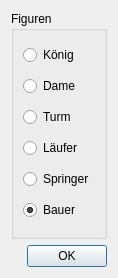
<?xml version="1.0" encoding="UTF-8"?>
<ui version="4.0">
 <class>Dialog</class>
 <widget class="QDialog" name="Dialog">
  <property name="geometry">
   <rect>
    <x>0</x>
    <y>0</y>
    <width>118</width>
    <height>278</height>
   </rect>
  </property>
  <property name="windowTitle">
   <string>Dialog</string>
  </property>
  <layout class="QVBoxLayout" name="verticalLayout_2">
   <item>
    <widget class="QGroupBox" name="groupBox">
     <property name="title">
      <string>Figuren</string>
     </property>
     <layout class="QVBoxLayout" name="verticalLayout">
      <item>
       <widget class="QRadioButton" name="radioButton_2">
        <property name="text">
         <string>König</string>
        </property>
       </widget>
      </item>
      <item>
       <widget class="QRadioButton" name="radioButton">
        <property name="text">
         <string>Dame</string>
        </property>
       </widget>
      </item>
      <item>
       <widget class="QRadioButton" name="radioButton_3">
        <property name="text">
         <string>Turm</string>
        </property>
       </widget>
      </item>
      <item>
       <widget class="QRadioButton" name="radioButton_4">
        <property name="text">
         <string>Läufer</string>
        </property>
       </widget>
      </item>
      <item>
       <widget class="QRadioButton" name="radioButton_5">
        <property name="text">
         <string>Springer</string>
        </property>
       </widget>
      </item>
      <item>
       <widget class="QRadioButton" name="radioButton_7">
        <property name="text">
         <string>Bauer</string>
        </property>
        <property name="checked">
         <bool>true</bool>
        </property>
       </widget>
      </item>
     </layout>
    </widget>
   </item>
   <item>
    <widget class="QDialogButtonBox" name="buttonBox">
     <property name="standardButtons">
      <set>QDialogButtonBox::Ok</set>
     </property>
    </widget>
   </item>
  </layout>
 </widget>
 <resources/>
 <connections>
  <connection>
   <sender>buttonBox</sender>
   <signal>accepted()</signal>
   <receiver>Dialog</receiver>
   <slot>accept()</slot>
   <hints>
    <hint type="sourcelabel">
     <x>201</x>
     <y>346</y>
    </hint>
    <hint type="destinationlabel">
     <x>201</x>
     <y>183</y>
    </hint>
   </hints>
  </connection>
 </connections>
</ui>
